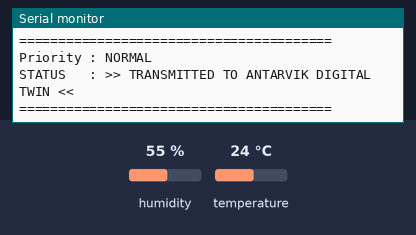
Bench run of a sketch on a simulated ESP8266 (NodeMCU). On the bench: the last lines printed to the serial monitor. Inputs (shaded band) come from the test bench; at power-on: temperature 24 °C, humidity 55 %. WiFi joins after 1.5 s; servers stay silent unless stated; no MQTT or app messages arrive unless stated.

Above: at 5.7 s.
5.8 s: temperature set to 33 °C
At 8.0 s:
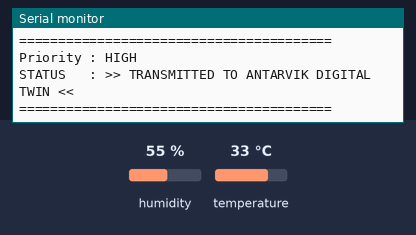
8.5 s: temperature set to 41 °C
At 12.0 s:
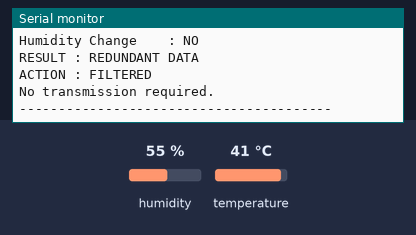
12.3 s: humidity set to 22 %
At 13.8 s:
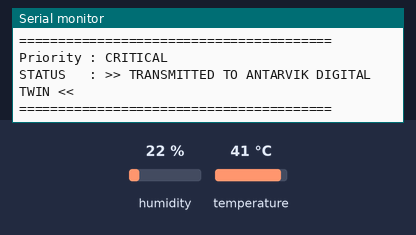
Timing chart, 0 to 15.3 s (numbered marks = the images above; inputs shaded):
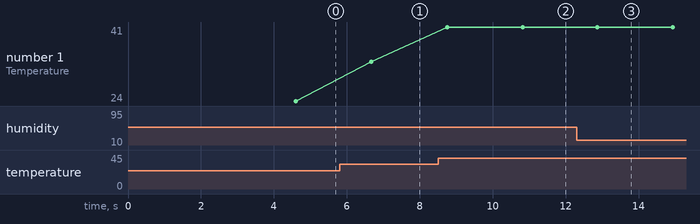

Measured:
- after the input at 5.8 s, the serial monitor: prints a new line after 0.88 s (image 1)
- after the input at 8.5 s, the serial monitor: prints a new line after 0.25 s (image 2)
- after the input at 12.3 s, the serial monitor: prints a new line after 0.57 s (image 3)
- plotted number 1: 24 → 33 after the input at 5.8 s, 33 → 41 after the input at 8.5 s

The sketch:

esp32_arduino.ino
```cpp
#include <ESP8266WiFi.h>
#include <PubSubClient.h>
#include <DHT.h>

// =================================================
// DHT11
// =================================================

#define DHTPIN 2
#define DHTTYPE DHT11

DHT dht(DHTPIN, DHTTYPE);

// =================================================
// WIFI & MQTT
// =================================================

const char* ssid = "BGI_TEST";
const char* password = "BGI@2026";
const char* mqtt_server = "172.26.1.211";

WiFiClient espClient;
PubSubClient client(espClient);

// =================================================
// FILTER MEMORY
// =================================================

float lastTemperature = -999;
float lastHumidity = -999;

const float TEMP_CHANGE_THRESHOLD = 0.5;
const float HUM_CHANGE_THRESHOLD = 2.0;

// =================================================
// STATISTICS
// =================================================

unsigned long totalReadings = 0;
unsigned long filteredReadings = 0;

// =================================================
// MQTT RECONNECT
// =================================================

void reconnect() {
  while (!client.connected()) {
    Serial.print("Connecting to MQTT Broker at ");
    Serial.print(mqtt_server);
    Serial.print("...");
    if (client.connect("ESP8266_Antarvik")) {
      Serial.println("CONNECTED!");
    } else {
      Serial.print(" failed, rc=");
      Serial.print(client.state());
      Serial.println(" retrying in 5 seconds");
      delay(5000);
    }
  }
}

// =================================================
// SETUP
// =================================================

void setup() {
  Serial.begin(115200);
  delay(1000);
  dht.begin();

  Serial.println();
  Serial.println("========================================");
  Serial.println("          OUR SOLUTION");
  Serial.println("   INTELLIGENT TELEMETRY GATEWAY");
  Serial.println("========================================");
  Serial.println();

  // WiFi connection
  WiFi.begin(ssid, password);
  Serial.print("Connecting to WiFi");

  while (WiFi.status() != WL_CONNECTED) {
    delay(500);
    Serial.print(".");
  }

  Serial.println();
  Serial.println("WiFi Connected!");
  Serial.print("Solution Node IP : ");
  Serial.println(WiFi.localIP());
  Serial.println();

  // Setup MQTT
  client.setServer(mqtt_server, 1883);

  Serial.println("Gateway Features:");
  Serial.println("  [1] Intelligent Filtering");
  Serial.println("  [2] Binary Compression");
  Serial.println("  [3] Priority Classification");
  Serial.println();
  Serial.println("========================================");
  Serial.println("        SOLUTION NODE READY");
  Serial.println("========================================");
  delay(2000);
}

// =================================================
// LOOP
// =================================================

void loop() {
  if (!client.connected()) {
    reconnect();
  }
  client.loop();

  // =================================================
  // READ SENSOR
  // =================================================

  float temperature = dht.readTemperature();
  float humidity = dht.readHumidity();

  if (isnan(temperature) || isnan(humidity)) {
    Serial.println("DHT11 ERROR");
    delay(2000);
    return;
  }

  totalReadings++;

  // =================================================
  // DISPLAY LIVE SENSOR
  // =================================================

  Serial.println();
  Serial.println("========================================");
  Serial.println("          LIVE SENSOR DATA");
  Serial.println("========================================");
  Serial.print("Temperature : ");
  Serial.print(temperature, 1);
  Serial.println(" C");
  Serial.print("Humidity    : ");
  Serial.print(humidity, 1);
  Serial.println(" %");

  // =================================================
  // FILTERING
  // =================================================

  bool temperatureChanged = abs(temperature - lastTemperature) >= TEMP_CHANGE_THRESHOLD;
  bool humidityChanged = abs(humidity - lastHumidity) >= HUM_CHANGE_THRESHOLD;
  bool firstReading = (lastTemperature == -999);
  bool meaningfulChange = firstReading || temperatureChanged || humidityChanged;

  Serial.println();
  Serial.println("----------------------------------------");
  Serial.println("              FILTER");
  Serial.println("----------------------------------------");
  Serial.print("Temperature Change : ");
  Serial.println(temperatureChanged ? "YES" : "NO");
  Serial.print("Humidity Change    : ");
  Serial.println(humidityChanged ? "YES" : "NO");

  if (!meaningfulChange) {
    filteredReadings++;
    Serial.println();
    Serial.println("RESULT : REDUNDANT DATA");
    Serial.println("ACTION : FILTERED");
    Serial.println("No transmission required.");
    Serial.println("----------------------------------------");
    delay(2000);
    return;
  }

  Serial.println();
  Serial.println("RESULT : MEANINGFUL DATA");
  Serial.println("ACTION : CONTINUE PROCESSING");

  lastTemperature = temperature;
  lastHumidity = humidity;

  // =================================================
  // PRIORITY CLASSIFICATION
  // =================================================

  int priority = 0;
  String priorityText = "NORMAL";

  if (temperature >= 35.0 || temperature <= -20.0) {
    priority = 2;
    priorityText = "CRITICAL";
  } else if (temperature >= 30.0 || temperature <= -10.0) {
    priority = 1;
    priorityText = "HIGH";
  }

  if (humidity >= 98.0) {
    priority = 2;
    priorityText = "CRITICAL";
  }

  // =================================================
  // FINAL TRANSMISSION DECISION
  // =================================================

  Serial.println();
  Serial.println("========================================");
  Serial.println("       FINAL TRANSMISSION DECISION");
  Serial.println("========================================");
  Serial.print("Priority : ");
  Serial.println(priorityText);

  // Map the payload to the Digital Twin's requirements
  String jsonPayload = "{\"t\": " + String(temperature) + ", \"rh\": " + String(humidity) + ", \"ap\": 1013.2, \"ws\": 5.0, \"wd\": 180}";

  // Actually transmit via MQTT!
  if (client.publish("antarvik/telemetry/MAITRI/data", jsonPayload.c_str())) {
      Serial.println("STATUS   : >> TRANSMITTED TO ANTARVIK DIGITAL TWIN <<");
  } else {
      Serial.println("STATUS   : TRANSMISSION FAILED");
  }

  Serial.println("========================================");

  delay(2000);
}
```
